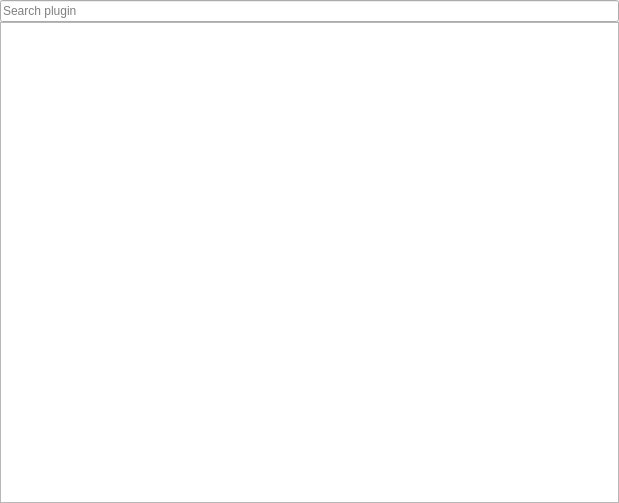
<?xml version="1.0" encoding="UTF-8"?>
<ui version="4.0">
 <class>PluginSettingsWidget</class>
 <widget class="QWidget" name="PluginSettingsWidget">
  <property name="geometry">
   <rect>
    <x>0</x>
    <y>0</y>
    <width>619</width>
    <height>503</height>
   </rect>
  </property>
  <property name="windowTitle">
   <string>Plugins</string>
  </property>
  <layout class="QVBoxLayout" name="verticalLayout">
   <property name="spacing">
    <number>0</number>
   </property>
   <property name="leftMargin">
    <number>0</number>
   </property>
   <property name="topMargin">
    <number>0</number>
   </property>
   <property name="rightMargin">
    <number>0</number>
   </property>
   <property name="bottomMargin">
    <number>0</number>
   </property>
   <item>
    <widget class="QLineEdit" name="m_plugin_search">
     <property name="focusPolicy">
      <enum>Qt::ClickFocus</enum>
     </property>
     <property name="readOnly">
      <bool>false</bool>
     </property>
     <property name="placeholderText">
      <string>Search plugin</string>
     </property>
    </widget>
   </item>
   <item>
    <widget class="utils::QtMouseOverSelectableListView" name="m_plugin_list_view">
     <property name="mouseTracking">
      <bool>true</bool>
     </property>
     <property name="focusPolicy">
      <enum>Qt::StrongFocus</enum>
     </property>
     <property name="editTriggers">
      <set>QAbstractItemView::AllEditTriggers</set>
     </property>
     <property name="selectionMode">
      <enum>QAbstractItemView::SingleSelection</enum>
     </property>
     <property name="selectionRectVisible">
      <bool>false</bool>
     </property>
    </widget>
   </item>
  </layout>
 </widget>
 <customwidgets>
  <customwidget>
   <class>utils::QtMouseOverSelectableListView</class>
   <extends>QListView</extends>
   <header location="global">utils/view/mouse_over_selectable_view.h</header>
  </customwidget>
 </customwidgets>
 <resources/>
 <connections/>
</ui>
